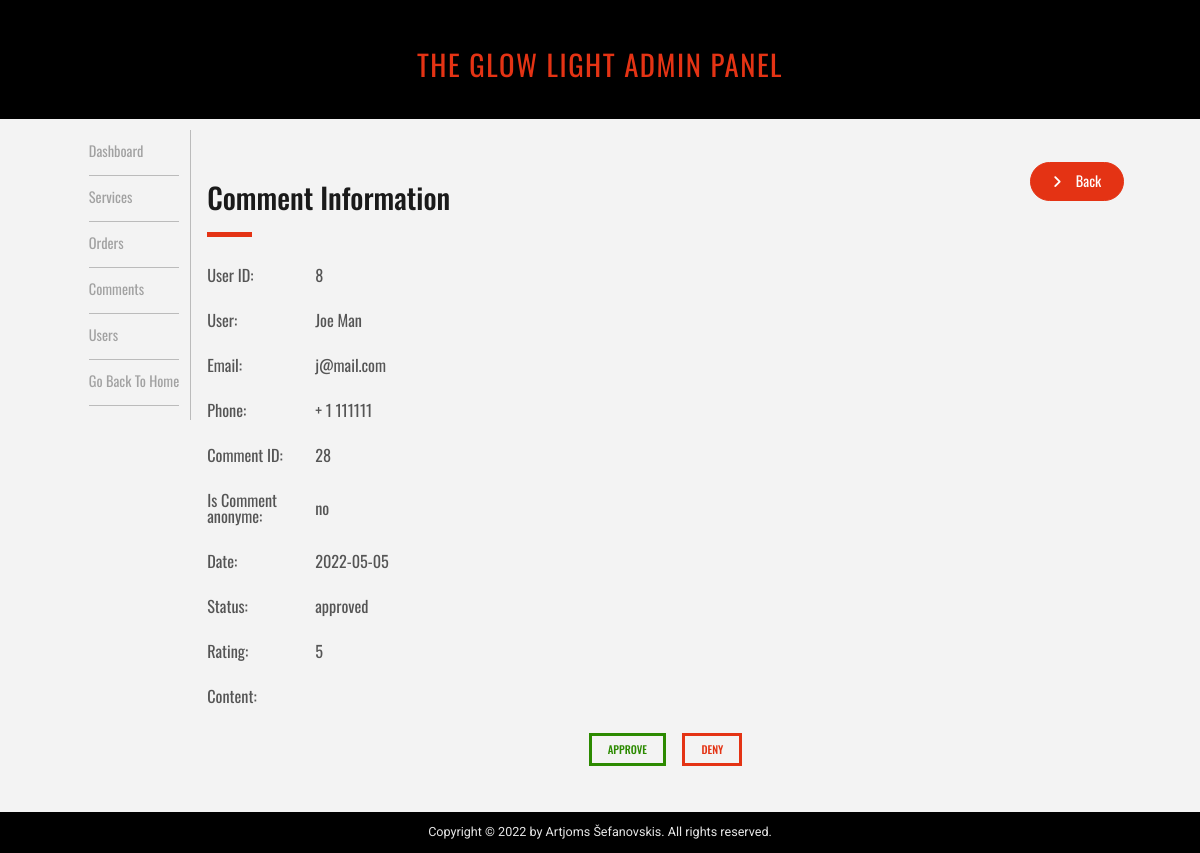
Screenshot of /admin/admin_comments.php?source=view_comment&c_id=28&where=all with the database file from the repository.
### tables this page shows
CREATE TABLE `comments` (
  `comment_id` int(11) NOT NULL,
  `comment_topic_id` int(11) NOT NULL,
  `comment_user_id` int(11) NOT NULL,
  `comment_rating` int(1) NOT NULL,
  `comment_content` text DEFAULT NULL,
  `comment_date` date NOT NULL,
  `comment_isanonyme` tinyint(1) NOT NULL DEFAULT 0,
  `comment_status` varchar(255) NOT NULL DEFAULT 'draft'
);

CREATE TABLE `users` (
  `user_id` int(11) NOT NULL,
  `user_first` varchar(255) NOT NULL,
  `user_last` varchar(255) NOT NULL,
  `user_email` varchar(255) NOT NULL,
  `user_phone` int(9) NOT NULL,
  `user_phone_code` int(5) NOT NULL,
  `user_role` varchar(255) NOT NULL DEFAULT 'user',
  `user_password` varchar(255) NOT NULL
);

### admin/inc/view_comment.php (the view)
<?php
  if(isset($_GET['c_id'])){
    $comment_id = $_GET['c_id'];
    $where = $_GET['where'];
    $query = "select c.comment_id,
      CASE
          WHEN c.comment_topic_id = 1 THEN 'General'
            ELSE s.service_title
      END as 'the_comment_topic',
        u.user_id,
        u.user_first,
        u.user_last,
        u.user_email,
        u.user_phone,
        u.user_phone_code,
        c.comment_rating,
        c.comment_content,
        c.comment_date,
        CASE
          WHEN c.comment_isanonyme = true THEN 'yes'
            ELSE 'no'
        END as 'isanonyme',
        c.comment_status ";
    $query.= "FROM comments as c
      LEFT JOIN services as s on s.service_id = c.comment_topic_id
      JOIN users as u on u.user_id = c.comment_user_id ";
    $query.= "WHERE c.comment_id = $comment_id";
    $select_comment = mysqli_query($conn,$query);
    while($row = mysqli_fetch_assoc($select_comment)){
      $comment_id = $row['comment_id'];
      $user_id = $row['user_id'];
      $user_first = $row['user_first'];
      $user_last = $row['user_last'];
      $user_email = $row['user_email'];
      $user_phone = $row['user_phone'];
      $user_phone_code = $row['user_phone_code'];
      $comment_rating = $row['comment_rating'];
      $comment_content = $row['comment_content'];
      $comment_date = $row['comment_date'];
      $comment_isanonyme = $row['isanonyme'];
      $comment_status = $row['comment_status'];
    }
  ?>
  <div class="page-header-box">
    <div>
      <h2 class="page-heading">Comment Information</h2>
      <span class="page-heading-line"></span>
    </div>
    <a href="admin_comments.php?where=<?php echo $where; ?>" class="btn--cta user-edit-btn" >
      <i class="fas fa-angle-right"></i>
      <span>Back</span>
    </a>
  </div>
  <table class="user-data-box">
    <tr>
      <td class="user-data-label">User ID: </td>
      <td><?php echo $user_id; ?></td>
    </tr>
    <tr>
      <td class="user-data-label">User: </td>
      <td><?php echo "$user_first $user_last"; ?></td>
    </tr>
    <tr>
      <td class="user-data-label">Email: </td>
      <td><?php echo $user_email; ?></td>
    </tr>
    <tr>
      <td class="user-data-label">Phone: </td>
      <td><?php echo "+ $user_phone_code $user_phone"; ?></td>
    </tr>
    <tr>
      <td class="user-data-label">Comment ID: </td>
      <td><?php echo $comment_id; ?></td>
    </tr>
    <tr>
      <td class="user-data-label">Is Comment anonyme: </td>
      <td><?php echo $comment_isanonyme; ?></td>
    </tr>
    <tr>
      <td class="user-data-label">Date: </td>
      <td><?php echo $comment_date; ?></td>
    </tr>
    <tr>
      <td class="user-data-label">Status: </td>
      <td><?php echo $comment_status; ?></td>
    </tr>
    <tr>
      <td class="user-data-label">Rating: </td>
      <td><?php echo $comment_rating; ?></td>
    </tr>
    <tr>
      <td class="user-data-label">Content: </td>
      <td><?php echo $comment_content; ?></td>
    </tr>
  </table>
  <div class="options-box">
    <?php
      echo "<a class='where-btn option-approve' href='admin_comments.php?change_to_approved=$comment_id&where=$where'>Approve</a>";
      echo "<a class='where-btn option-deny' href='admin_comments.php?change_to_deny=$comment_id&where=$where'>Deny</a>";
    ?>
  </div>
  <?php
  }
?>

### admin/style/general.css (style rules this page uses)
* { margin: 0; padding: 0; box-sizing: border-box; }
html { font-size: 62.5%; height: 100%; }
body { font-family: "Oswald", sans-serif; line-height: 1; font-weight: 400; color: #555; background-color: #f3f3f3; position: relative; min-height: 100vh; }
.btn--cta, .btn--cta:link, .btn--cta:visited { font-family: "Oswald", sans-serif; display: inline-block; color: #fff; background-color: #e43314; font-size: 1.6rem; text-decoration: none; padding: 1.2rem 2.4rem; border-radius: 100px; text-align: center; border: #e43314 solid 1px; height: fit-content; }
.btn--cta i { padding-right: 1.2rem; font-size: 1.6rem; }
.page-header-box { display: flex; margin-bottom: 3.2rem; justify-content: space-between; }
.page-heading { font-size: 3.2rem; color: #1a1a1a; }
.page-heading-line { display: inline-block; border-top: 5px solid #e43314; width: 5rem; }
@media (max-width: 75em) { html { font-size: 56.25%; } }

### admin/style/comments.css (style rules this page uses)
.where-btn:link, .where-btn:visited { display: inline-block; text-decoration: none; color: #555; text-transform: uppercase; font-size: 1.2rem; font-weight: 500; border: #555 3px solid; padding: 0.9rem 1.8rem; }
.user-data-box { font-size: 1.8rem; width: 100%; }
.user-data-box tr td { padding-bottom: 3.2rem; }
.user-data-label { width: 12rem; }
.options-box { display: flex; justify-content: center; gap: 1.8rem; }
.option-approve:link, .option-approve:visited { color: #2c8a00; border: #2c8a00 3px solid; }
.option-deny:link, .option-deny:visited { color: #e43314; border: #e43314 3px solid; }

### rows the page displays
comments: comment_user.user_id "8", comment_user.user_first "Joe", comment_user.user_last "Man", comment_user.user_email "j@mail.com", comment_user.user_phone_code "1", comment_user.user_phone "111111", comment_id "28", comment_date "2022-05-05", comment_status "approved", comment_rating "5"

### other values shown
$comment_isanonyme "no"
